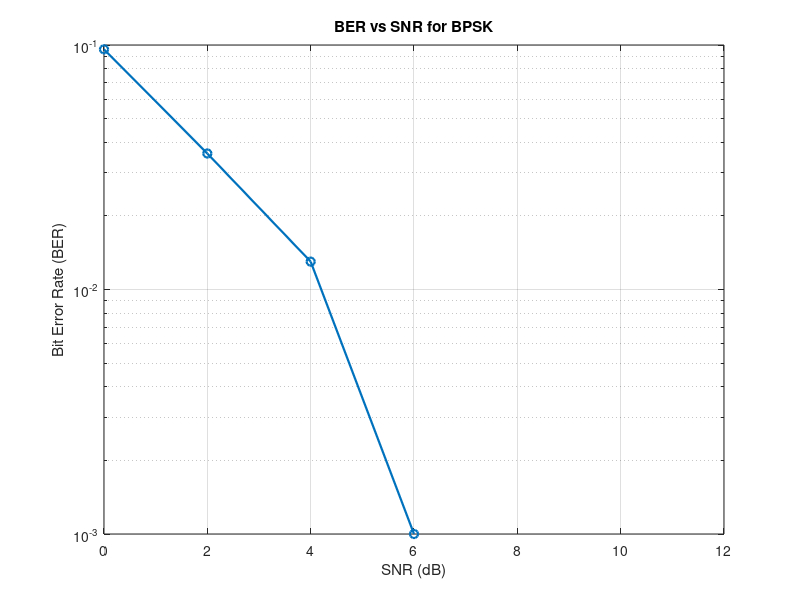

Write the MATLAB code that produced this figure.
%% Stage 6: Repeat for Multiple SNR Values (BPSK) + Plot
clear; clc; close all;
rng(1);

numBits = 1000;
dataBits = randi([0 1], 1, numBits);
bpskSymbols = 2*dataBits - 1;

SNR_range = 0:2:12;     % 0, 2, 4, 6, 8, 10, 12 dB
BER_BPSK = zeros(1, length(SNR_range));

for k = 1:length(SNR_range)
    SNR_dB = SNR_range(k);

    signalPower = mean(bpskSymbols.^2);
    EbN0_linear = 10^(SNR_dB/10);
    Eb = signalPower;
    N0 = Eb / EbN0_linear;
    noiseVar = N0/2;

    noise = sqrt(noiseVar) * randn(1, numBits);
    receivedSymbols = bpskSymbols + noise;

    receivedBits = receivedSymbols > 0;

    numErrors = sum(receivedBits ~= dataBits);
    BER_BPSK(k) = numErrors / numBits;

    fprintf('SNR = %2d dB -> BER = %.5f\n', SNR_dB, BER_BPSK(k));
end

figure;
semilogy(SNR_range, BER_BPSK, '-o', 'LineWidth', 1.6);
grid on;
xlabel('SNR (dB)');
ylabel('Bit Error Rate (BER)');
title('BER vs SNR for BPSK');

saveas(gcf, 'Stage6_BER_vs_SNR_BPSK.png');
